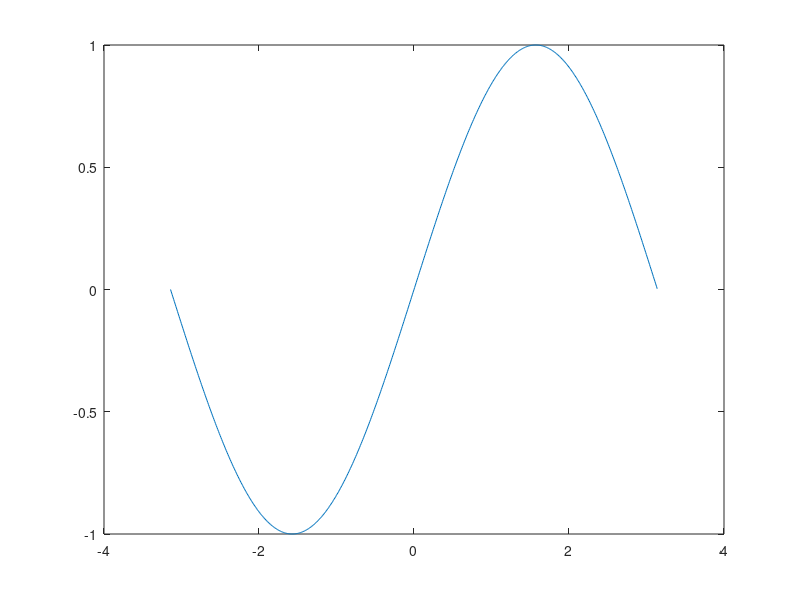

The MATLAB script that drew this image:
f = figure;
x = -pi:0.01:pi;
y = sin(x);
plot(x,y)
% set(gcf, 'GraphicsSmoothing','off') 
set(gcf, 'Renderer', 'painters') 
